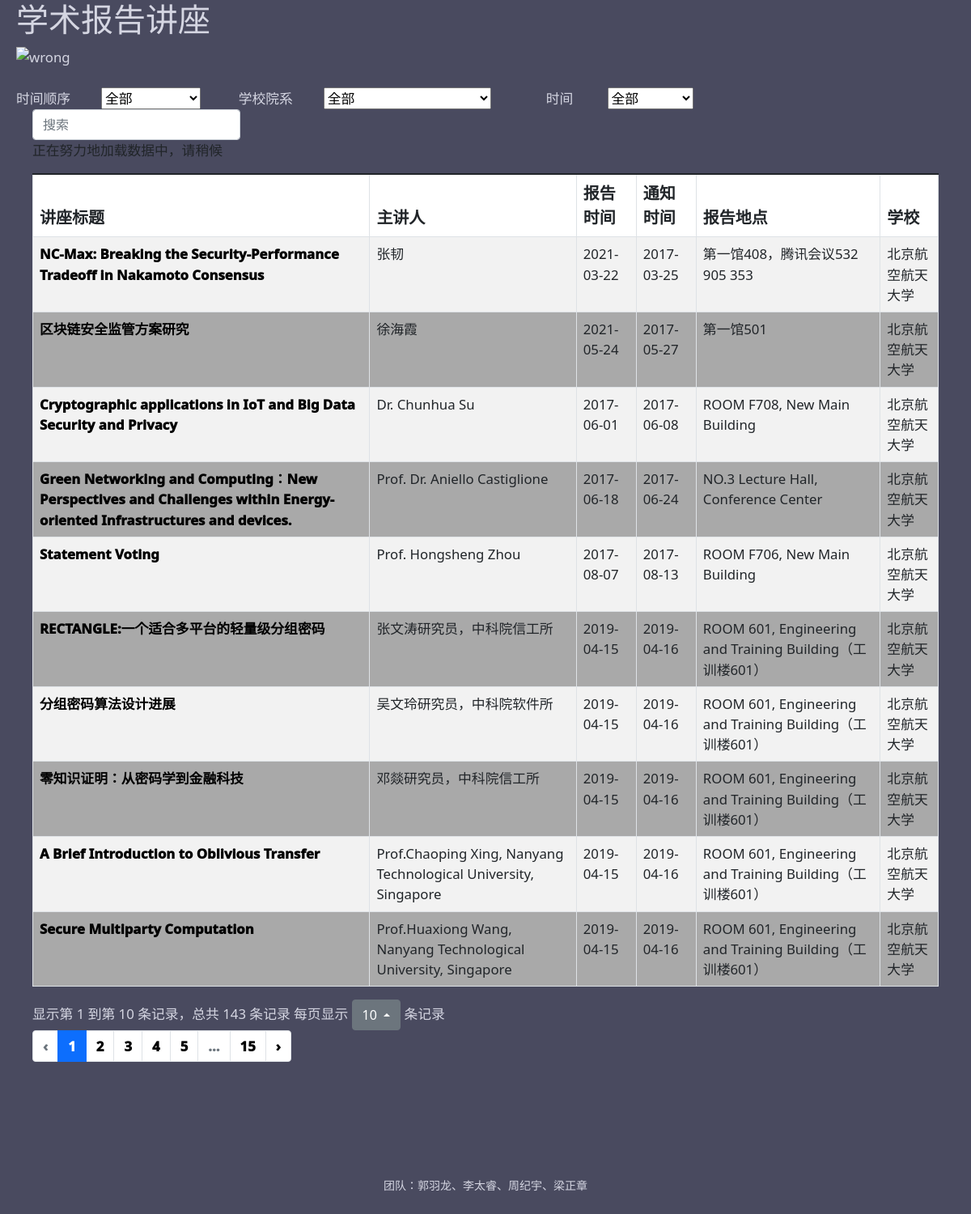
The page /reportAsc on the database its author committed.
### tables this page shows
CREATE TABLE inf(university text,link text PRIMARY KEY,title text,time text,speaker text,place text, rel_time text);

### app.py (the view)
@app.route('/reportAsc')
def website21():  # put application's code here
    sql = '''select *
         from inf
         order by time asc'''
    datalist = use_db(sql)
    return render_template("reportAsc.html", reports=datalist)

### app.py (called while the page is built)
def use_db(sql_order):
    conn = sqlite3.connect('lecture.db')
    datalist = []
    cur = conn.cursor()
    cur.execute(sql_order)
    results = cur.fetchall()
    for row in results:
        datalist.append(row)
    conn.commit()
    conn.close()
    return datalist

### templates/reportAsc.html (shortened to what this page needs)
<!DOCTYPE html>
<html lang="en">
<head>
    <link rel="stylesheet" href="/static/css/style.css">
    <link rel="stylesheet" href="/static/css">
    <link href="https://cdn.jsdelivr.net/npm/bootstrap@5.1.3/dist/css/bootstrap.min.css" rel="stylesheet"
>
    <link rel="stylesheet" href="https://cdn.jsdelivr.net/npm/bootstrap-icons@1.7.2/font/bootstrap-icons.css">
    <link rel="stylesheet" href="https://unpkg.com/bootstrap-table@1.20.2/dist/bootstrap-table.min.css">
    <link rel="stylesheet" href="/static/src/jquery.page.css">
</head>
<body style="margin-left: 20px; margin-right: 20px; ">
<h1 class="content">学术报告讲座</h1>
<div>
    <img
            src="https://www.cs.tsinghua.edu.cn/images/list-banner.png"
            height="120px"
            width="1350"
    alt="wrong"
    />
</div>
<br/>
<span class="kg">时间顺序</span
>&emsp; &emsp;<label>
    <select onchange="window.open(this.options[this.selectedIndex].value)">
        <option value="/">全部</option>
    </select>
</label>
<span class="kg">学校院系</span
>&emsp; &emsp;<label for=""></label><select onchange="window.open(this.options[this.selectedIndex].value)">
    <option value="/" selected>全部</option>
</select>
&emsp; &emsp; &emsp; 时间&emsp; &emsp;
    <select onchange="window.open(this.options[this.selectedIndex].value)">
        <option value="/">全部</option>
    </select>
<div style="margin-left: 20px; margin-right: 20px; ">
<table
        id='table_page'
        class="table-striped"
>
    {% for report in reports %}
        <tr>
            <th><a href="{{ report[1] }}" target="_blank">
                {{ report[2] }} </a></th>
            <th>{{ report[4] }}</th>
            <th>{{ report[6] }}</th>
            <th>{{ report[3] }}</th>
            <th>{{ report[5] }}</th>
            <th >{{ report[0] }}</th>
        </tr>
    {% endfor %}
</table>
</div>
<br><br><br>
<div style="text-align:center;margin:50px 0; font:normal 14px/24px 'MicroSoft YaHei';">
<p>团队：郭羽龙、李太睿、周纪宇、梁正章</p>
</div>
</body>
</html>

### static/css/style.css (style rules this page uses)
tr:nth-child(odd) { background-color: #ffffff; }
tr:nth-child(even) { background-color: rgb(169, 169, 169); }
a { font-weight: 1000; color: #000000; }
a:link { text-decoration: none; color:black; }

### rows shown on the page
inf: title "NC-Max: Breaking the Security-Performance Tradeoff in Nakamoto Consensus", speaker "张韧", rel_time "2021-03-22", time "2017-03-25", place "第一馆408，腾讯会议532 905 353", university "北京航空航天大学"
inf: title "区块链安全监管方案研究", speaker "徐海霞", rel_time "2021-05-24", time "2017-05-27", place "第一馆501", university "北京航空航天大学"
inf: title "Cryptographic applications in IoT and Big Data Security and Privacy", speaker "Dr. Chunhua Su", rel_time "2017-06-01", time "2017-06-08", place "ROOM F708, New Main Building", university "北京航空航天大学"
inf: title "Green Networking and Computing：New Perspectives and Challenges within Energy-oriented Infrastructures and devices.", speaker "Prof. Dr. Aniello Castiglione", rel_time "2017-06-18", time "2017-06-24", place "NO.3 Lecture Hall, Conference Center", university "北京航空航天大学"
inf: title "Statement Voting", speaker "Prof. Hongsheng Zhou", rel_time "2017-08-07", time "2017-08-13", place "ROOM F706, New Main Building", university "北京航空航天大学"
inf: title "RECTANGLE:一个适合多平台的轻量级分组密码", speaker "张文涛研究员，中科院信工所", rel_time "2019-04-15", time "2019-04-16", place "ROOM 601, Engineering and Training Building（工训楼601）", university "北京航空航天大学"
inf: title "分组密码算法设计进展", speaker "吴文玲研究员，中科院软件所", rel_time "2019-04-15", time "2019-04-16", place "ROOM 601, Engineering and Training Building（工训楼601）", university "北京航空航天大学"
inf: title "零知识证明：从密码学到金融科技", speaker "邓燚研究员，中科院信工所", rel_time "2019-04-15", time "2019-04-16", place "ROOM 601, Engineering and Training Building（工训楼601）", university "北京航空航天大学"
inf: title "A Brief Introduction to Oblivious Transfer", speaker "Prof.Chaoping Xing, Nanyang Technological University, Singapore", rel_time "2019-04-15", time "2019-04-16", place "ROOM 601, Engineering and Training Building（工训楼601）", university "北京航空航天大学"
inf: title "Secure Multiparty Computation", speaker "Prof.Huaxiong Wang, Nanyang Technological University, Singapore", rel_time "2019-04-15", time "2019-04-16", place "ROOM 601, Engineering and Training Building（工训楼601）", university "北京航空航天大学"
